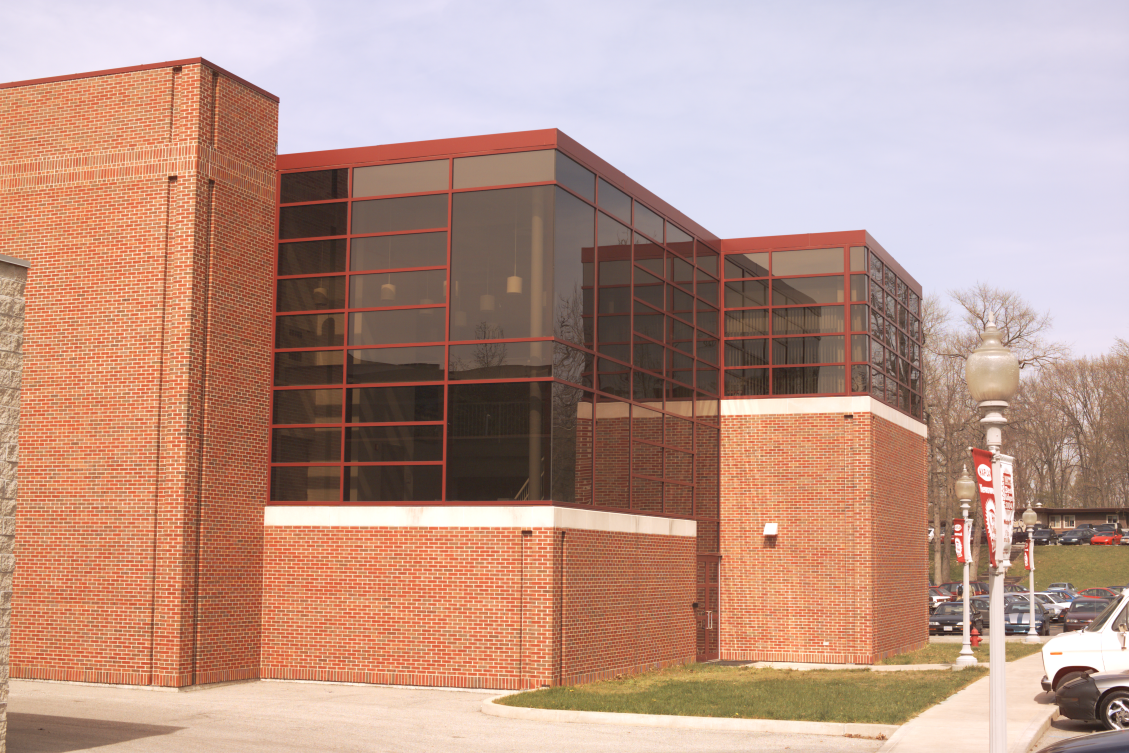
#> input picture Resources/myers1.png, 1129 x 753 px
$ python flann.py
#> lines starting #> are read from the running program, lines starting #| are printed output that depends on the picture; after the words box and inside, x2 and y2 are one past the last pixel; in counts of white or black regions, pixels touching at a corner belong together
import numpy as np
import cv2 as cv
from matplotlib import pyplot as plt
import os
MIN_MATCH_COUNT = 20
script_dir = os.path.dirname(__file__) #<-- absolute dir the script is in
rel_path1 = "../Resources/myers1.png"
# rel_path1 = "../Resources/root_quadrangle01.ppm"
abs_file_path1 = os.path.join(script_dir, rel_path1)
rel_path2 = "../Resources/myers2.png"
# rel_path2 = "../Resources/root_quadrangle02.ppm"
abs_file_path2 = os.path.join(script_dir, rel_path2)
img1 = cv.imread(abs_file_path1,0)
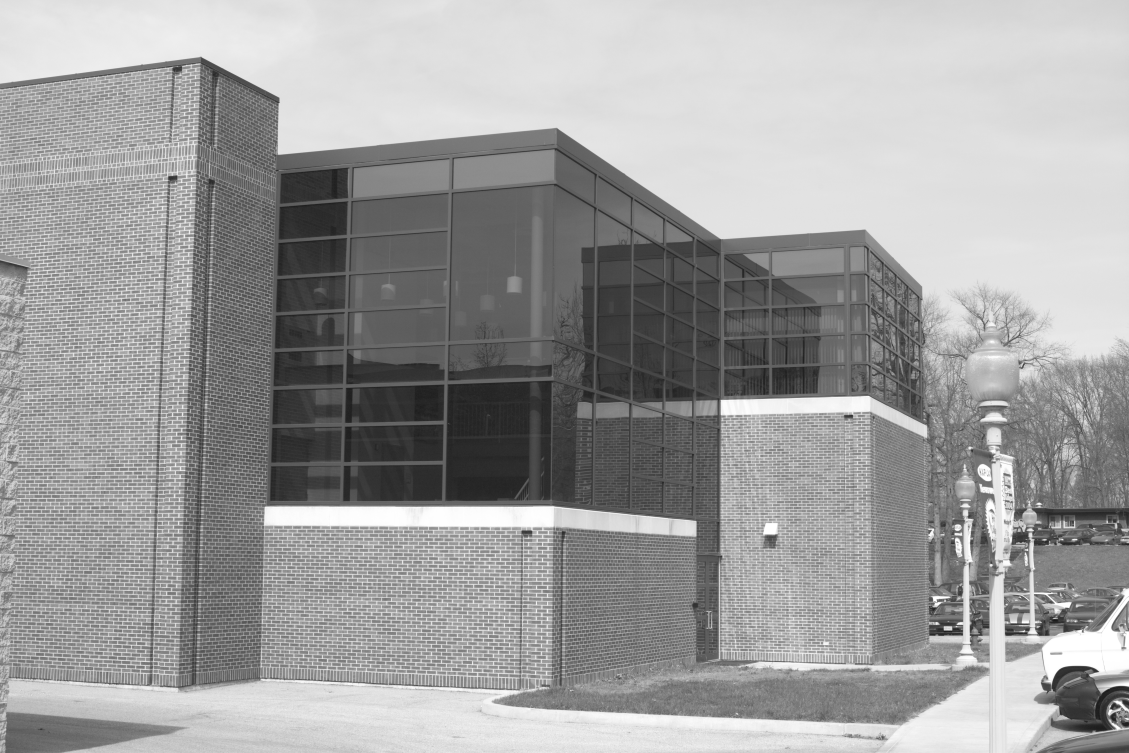
#> img1: shape (753, 1129); min 25, max 255, mean 158.3
img2 = cv.imread(abs_file_path2,0)
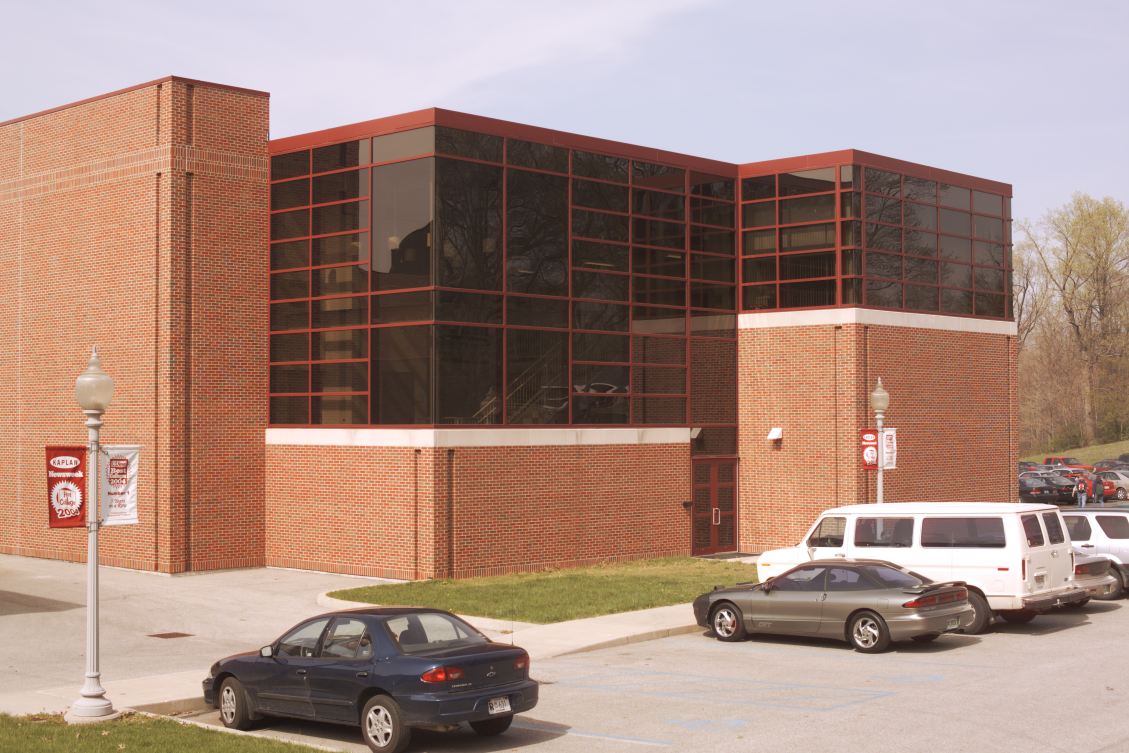
#> input picture Resources/myers2.png, 1129 x 753 px
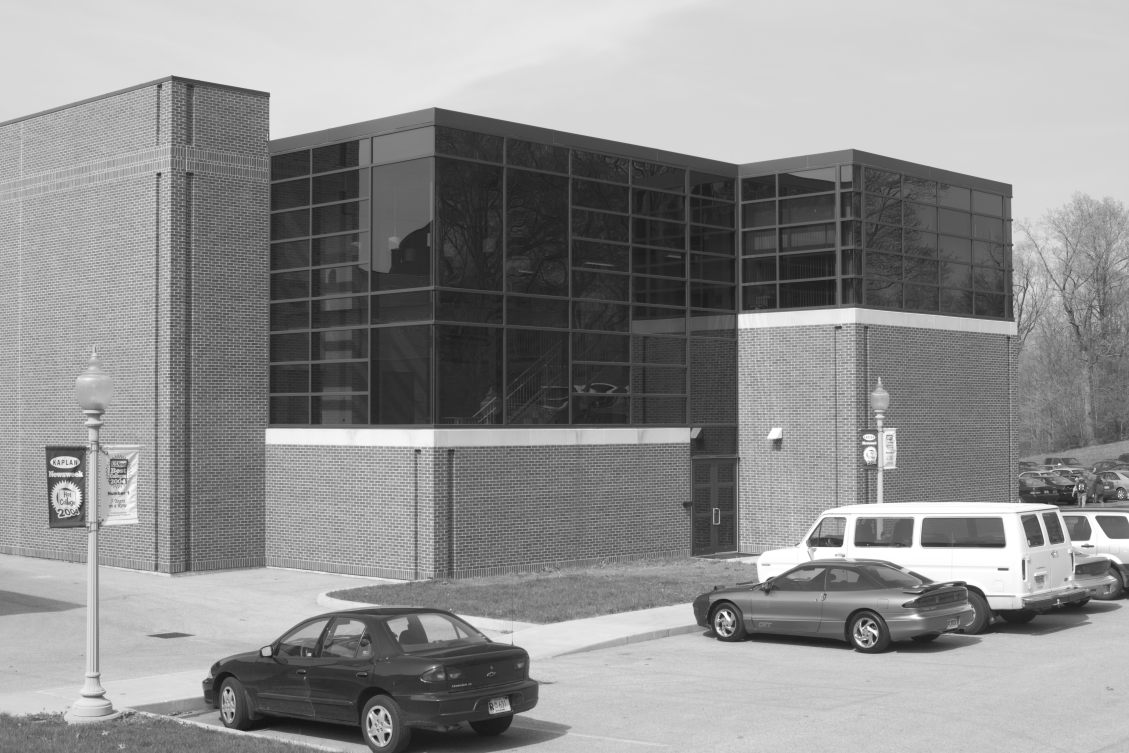
#> img2: shape (753, 1129); min 19, max 255, mean 144
# Initiate SIFT detector
sift = cv.SIFT_create()
# find the keypoints and descriptors with SIFT
kp1, des1 = sift.detectAndCompute(img1,None)
#> kp1 = 3301 keypoints; strongest (x, y, size): (1095, 671, 3.1), (1110, 712, 3.9), (1118, 702, 3.7), (991, 565, 1.8)
kp2, des2 = sift.detectAndCompute(img2,None)
#> kp2 = 2096 keypoints; strongest (x, y, size): (377, 711, 3.7), (837, 542, 7.7), (725, 614, 2.8), (875, 632, 3.4)
FLANN_INDEX_KDTREE = 1
index_params = dict(algorithm = FLANN_INDEX_KDTREE, trees = 5)
search_params = dict(checks = 50)
flann = cv.FlannBasedMatcher(index_params, search_params)
matches = flann.knnMatch(des1,des2,k=2)
#> matches = 3301 matches
# store all the good matches as per Lowe's ratio test.
good = []
for m,n in matches:
    if m.distance < 0.75*n.distance:
        good.append(m)
#> after the loop, good = 80 matches

if len(good)>MIN_MATCH_COUNT:
    src_pts = np.float32([ kp1[m.queryIdx].pt for m in good ]).reshape(-1,1,2)
#> src_pts = 80 rows, first 8: [178.8, 686.8], [180.8, 686.7], [182.7, 585.8], [189.3, 384], [191.1, 591.9], [192.8, 73.21], [193.6, 687.6], [196.5, 543.4]
    dst_pts = np.float32([ kp2[m.trainIdx].pt for m in good ]).reshape(-1,1,2)
#> dst_pts = 80 rows, first 8: [171.2, 572.8], [173.8, 571.6], [434.9, 509.9], [434.9, 509.9], [293.9, 153], [167.2, 87.78], [187.8, 573.1], [156.3, 425.3]
    M, mask = cv.findHomography(src_pts, dst_pts, cv.RANSAC,20.0)
#> M = [[1.35, 0.0478, -91.16], [0.0367, 0.867, 20.8], [0.000309, 3.49e-05, 1]]; mask = 80 values, max 1 at index 0, min 0 at index 2, mean 0.338
    #print(M)
    matchesMask = mask.ravel().tolist()
#> matchesMask has the same summary as mask
    h,w = img1.shape
#> h = 753; w = 1129
    pts = np.float32([ [0,0],[0,h-1],[w-1,h-1],[w-1,0] ]).reshape(-1,1,2)
    dst = cv.perspectiveTransform(pts,M)
#> dst = [[-91.16, 20.8], [-53.77, 655.9], [1070.5, 519.8], [1064.7, 46.11]]
    img2 = cv.polylines(img2,[np.int32(dst)],True,255,3, cv.LINE_AA)
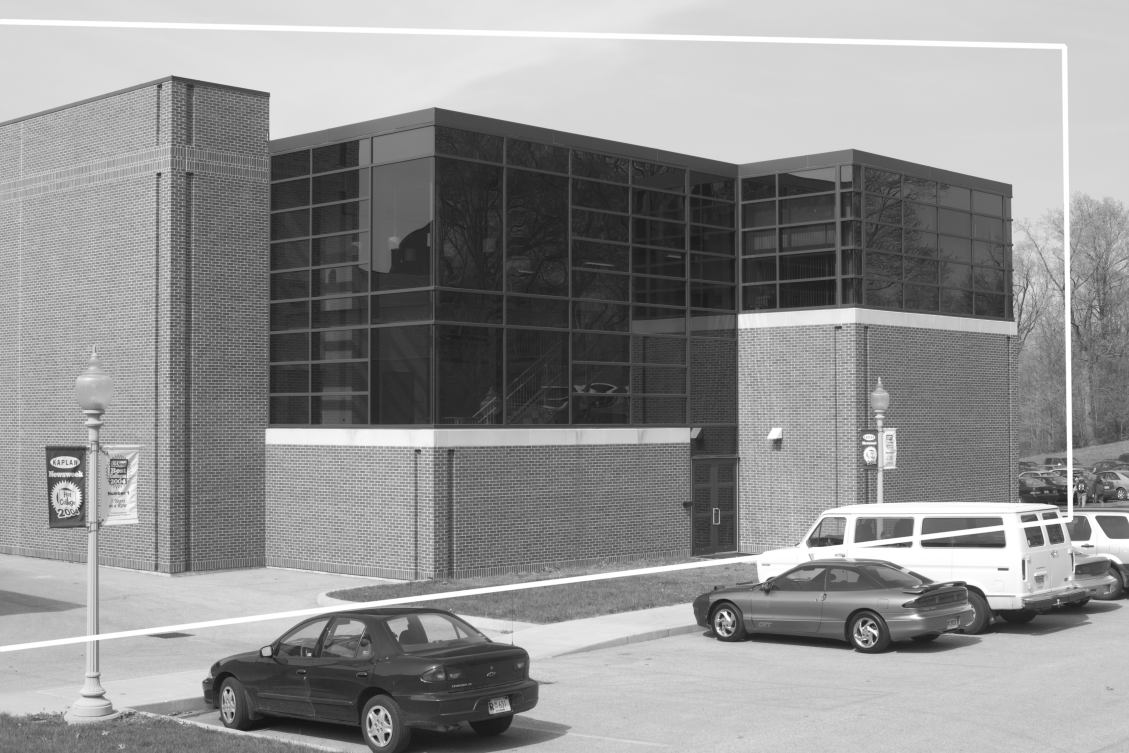
#> img2: shape (753, 1129); 2.07% of pixels changed, all inside (x1, y1, x2, y2) = (0, 18, 1074, 653)
else:
    print( "Not enough matches are found - {}/{}".format(len(good), MIN_MATCH_COUNT) )
    matchesMask = None

list_kp1 = []
list_kp2 = []

# For each match...
for i in range(len(good)):
    if(matchesMask[i] != 1):
        continue
    mat = good[i]
    # Get the matching keypoints for each of the images
    img1_idx = mat.queryIdx
    img2_idx = mat.trainIdx

    # x - columns
    # y - rows
    # Get the coordinates
    (x1, y1) = kp1[img1_idx].pt
    (x2, y2) = kp2[img2_idx].pt

    # Append to each list
    list_kp1.append((x1, y1))
    list_kp2.append((x2, y2))
#> this loop made 80 passes
#> (img1_idx, img2_idx, x1, y1, x2, y2) on passes 1, 2, 6, 7, 9, 10, 11, 12, 13, 14, 15, 16: (818, 450, 178.8, 686.8, 171.2, 572.8), (844, 456, 180.8, 686.7, 173.8, 571.6), (985, 418, 192.8, 73.21, 167.2, 87.78), (996, 500, 193.6, 687.6, 187.8, 573.1), (1027, 453, 197, 166.5, 171.9, 164.1), (1034, 454, 197.4, 161.6, 172, 160.5), (1048, 455, 198.6, 157.2, 172.6, 156.6), (1070, 457, 203.6, 62.16, 174.1, 78.29), (1120, 470, 209.8, 77.22, 183.8, 90.16), (1133, 516, 211.2, 181.7, 189.2, 174.7), (1197, 533, 231.9, 105, 206.6, 112.5), (1220, 580, 255.2, 676.1, 261.2, 563.7)
#> after the loop, list_kp1 = 27 pairs, first value 178.8 to 850.7, second value 62.16 to 687.6; list_kp2 = 27 pairs, first value 167.2 to 839.8, second value 78.29 to 573.1
print("[",end="")
for i in range(2):
    for j in range(len(list_kp1)):
        if(j == len(list_kp1) - 1):
            if(i == 1):
                print(str(round(list_kp1[j][i],1)) + "]")
            else:
                print(str(round(list_kp1[j][i],1)) + ";")
        else:
            print(str(round(list_kp1[j][i],1)) + " ",end="")
#> this loop made 2 passes
#| 178.8 180.8 192.8 193.6 197.0 197.4 198.6 203.6 209.8 211.2 231.9 255.2 256.8 258.5 262.9 266.8 269.8 274.9 277.3 277.6 285.3 333.1 705.0 730.1 742.1 803.7 850.7;
#| 686.8 686.7 73.2 687.6 166.5 161.6 157.2 62.2 77.2 181.7 105.0 676.1 533.9 678.4 481.9 446.2 330.4 391.0 345.0 515.8 490.3 233.4 407.6 406.9 413.3 418.3 416.1]
print("[",end="")
for i in range(2):
    for j in range(len(list_kp2)):
        if(j == len(list_kp2) - 1):
            if(i == 1):
                print(str(round(list_kp2[j][i],1)) + "]")
            else:
                print(str(round(list_kp2[j][i],1)) + ";")
        else:
            print(str(round(list_kp2[j][i],1)) + " ",end="")

draw_params = dict(matchColor = (0,255,0), # draw matches in green color
                   singlePointColor = None,
                   matchesMask = matchesMask, # draw only inliers
                   flags = 2)
#> draw_params = 4 items
img3 = cv.drawMatches(img1,kp1,img2,kp2,good,None,**draw_params)
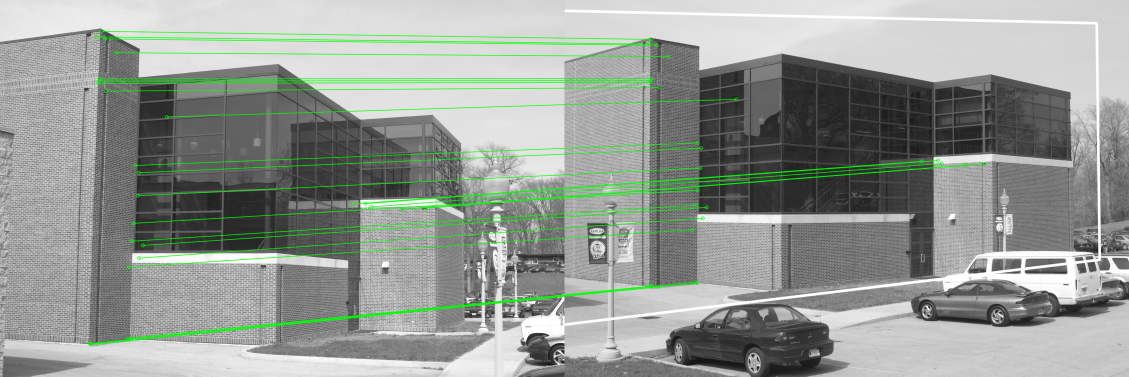
#> img3: shape (753, 2258, 3) (shown at 1/2 size); mean of channels 0, 1, 2 148.2, 154.1, 148.2; drawn as B, G, R
plt.imshow(img3, 'gray'),plt.show()
